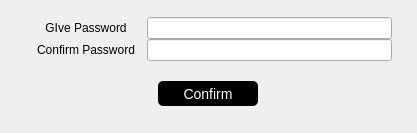
<?xml version="1.0" encoding="UTF-8"?>
<ui version="4.0">
 <class>cryptographicAgent</class>
 <widget class="QWidget" name="cryptographicAgent">
  <property name="geometry">
   <rect>
    <x>0</x>
    <y>0</y>
    <width>417</width>
    <height>133</height>
   </rect>
  </property>
  <property name="minimumSize">
   <size>
    <width>417</width>
    <height>133</height>
   </size>
  </property>
  <property name="maximumSize">
   <size>
    <width>417</width>
    <height>133</height>
   </size>
  </property>
  <property name="windowTitle">
   <string>Form</string>
  </property>
  <layout class="QVBoxLayout" name="verticalLayout">
   <property name="spacing">
    <number>0</number>
   </property>
   <property name="leftMargin">
    <number>0</number>
   </property>
   <property name="topMargin">
    <number>0</number>
   </property>
   <property name="rightMargin">
    <number>0</number>
   </property>
   <property name="bottomMargin">
    <number>5</number>
   </property>
   <item>
    <layout class="QGridLayout" name="gridLayout" rowstretch="0,0" columnstretch="2,4">
     <property name="leftMargin">
      <number>25</number>
     </property>
     <property name="rightMargin">
      <number>25</number>
     </property>
     <item row="1" column="1">
      <widget class="QLineEdit" name="passwordConfirmField">
       <property name="echoMode">
        <enum>QLineEdit::PasswordEchoOnEdit</enum>
       </property>
      </widget>
     </item>
     <item row="0" column="0">
      <widget class="QLabel" name="GivePassText">
       <property name="text">
        <string>GIve Password</string>
       </property>
       <property name="alignment">
        <set>Qt::AlignCenter</set>
       </property>
      </widget>
     </item>
     <item row="1" column="0">
      <widget class="QLabel" name="confrimPassText">
       <property name="text">
        <string>Confirm Password</string>
       </property>
       <property name="alignment">
        <set>Qt::AlignCenter</set>
       </property>
      </widget>
     </item>
     <item row="0" column="1">
      <widget class="QLineEdit" name="passwordField">
       <property name="echoMode">
        <enum>QLineEdit::Password</enum>
       </property>
      </widget>
     </item>
    </layout>
   </item>
   <item>
    <widget class="QWidget" name="widget" native="true">
     <property name="minimumSize">
      <size>
       <width>0</width>
       <height>10</height>
      </size>
     </property>
     <property name="maximumSize">
      <size>
       <width>16777215</width>
       <height>31</height>
      </size>
     </property>
     <layout class="QHBoxLayout" name="horizontalLayout">
      <property name="spacing">
       <number>0</number>
      </property>
      <property name="leftMargin">
       <number>0</number>
      </property>
      <property name="topMargin">
       <number>0</number>
      </property>
      <property name="rightMargin">
       <number>0</number>
      </property>
      <property name="bottomMargin">
       <number>0</number>
      </property>
      <item>
       <widget class="QPushButton" name="cofirmButton">
        <property name="minimumSize">
         <size>
          <width>0</width>
          <height>25</height>
         </size>
        </property>
        <property name="maximumSize">
         <size>
          <width>100</width>
          <height>16777215</height>
         </size>
        </property>
        <property name="styleSheet">
         <string notr="true">QWidget{
	font-size:14px;
	color: white;
	border-radius:5px
}
QPushButton{
	background:black;
}

QPushButton:hover{
	background:#1E1E1E;
}
</string>
        </property>
        <property name="text">
         <string>Confirm</string>
        </property>
       </widget>
      </item>
     </layout>
    </widget>
   </item>
  </layout>
 </widget>
 <resources/>
 <connections/>
</ui>
